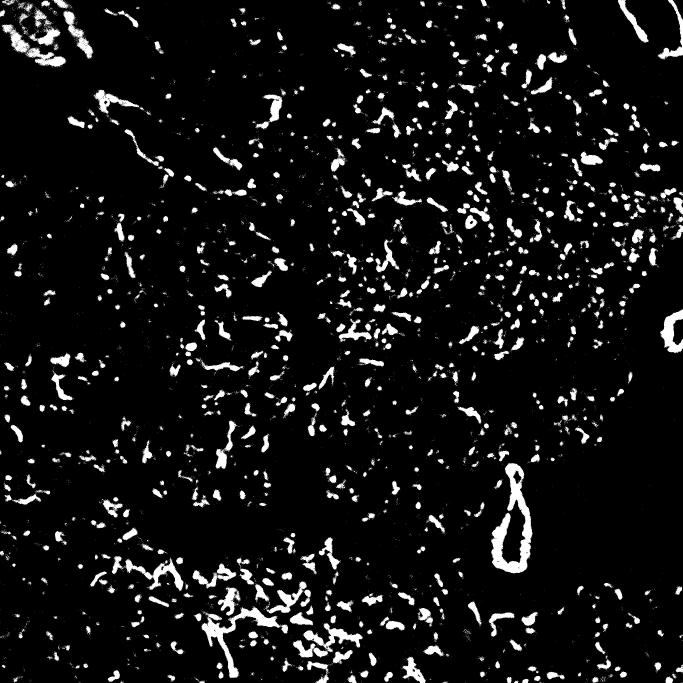
#> input picture images/6 images/MASK_SK658 Slobe ch010092.jpg, 2048 x 2048 px, found by its file name (shown at 1/3 size)
$ python updatedmain.py
#> lines starting #> are read from the running program, lines starting #| are printed output that depends on the picture; after the words box and inside, x2 and y2 are one past the last pixel; in counts of white or black regions, pixels touching at a corner belong together
import cv2
import numpy as np
import pandas as pd
import matplotlib.pyplot as plt
import time

start = time.perf_counter()

# -----------------------------
# INPUT DATA
# -----------------------------

filenames = [
    r"/Users/amelialuongo/Desktop/comp bme/Module-3-Fibrosis/images/6 images/MASK_SK658 Slobe ch010092.jpg",
    r"/Users/amelialuongo/Desktop/comp bme/Module-3-Fibrosis/images/6 images/MASK_SK658 Slobe ch010068.jpg",
    r"/Users/amelialuongo/Desktop/comp bme/Module-3-Fibrosis/images/6 images/MASK_SK658 Slobe ch010098.jpg",
    r"/Users/amelialuongo/Desktop/comp bme/Module-3-Fibrosis/images/6 images/MASK_SK658 Slobe ch010118.jpg",
    r"/Users/amelialuongo/Desktop/comp bme/Module-3-Fibrosis/images/6 images/MASK_SK658 Slobe ch010135.jpg",
    r"/Users/amelialuongo/Desktop/comp bme/Module-3-Fibrosis/images/6 images/MASK_SK658 Slobe ch010104.jpg",
]

depths = [10000,
    9800,
    10000,
    9900,
    9500,
    9700]

# -----------------------------
# VALIDATION
# -----------------------------

if len(filenames) != len(depths):
    raise ValueError("Number of filenames must match number of depths!")

# -----------------------------
# PROCESS IMAGES
# -----------------------------

results = []

for filename, depth in zip(filenames, depths):
    img = cv2.imread(filename, 0)
#> img is the input picture: shape (2048, 2048); min 0, max 255, mean 20

    if img is None:
        print(f"⚠️ Warning: Could not load image: {filename}")
        continue

    # Convert to binary
    _, binary = cv2.threshold(img, 127, 255, cv2.THRESH_BINARY)
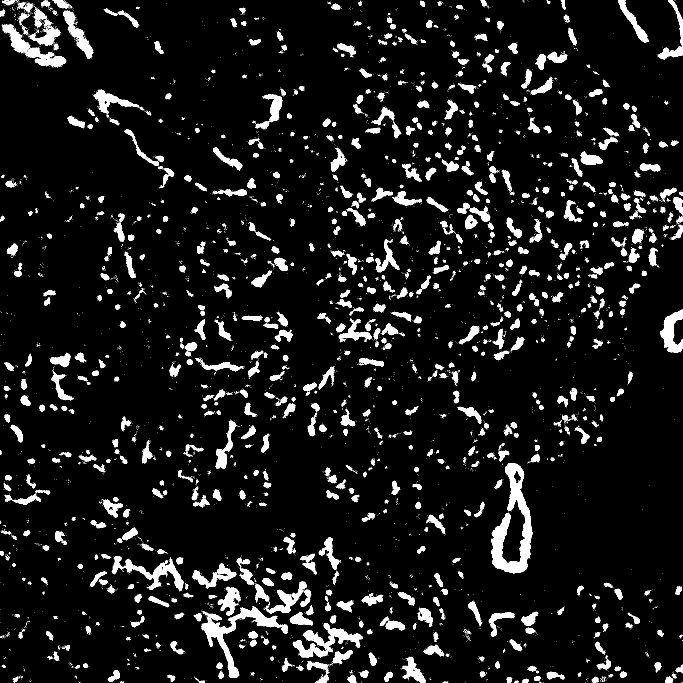
#> binary: shape (2048, 2048) (shown at 1/3 size); 7.8% white; 7552 white regions (6629 under 20 px), largest, box (x1, y1, x2, y2) and area: (1473, 1389, 1598, 1720) 15800, (605, 1820, 864, 2034) 10104, (373, 1675, 551, 1774) 4830

    # Count pixels
    white = np.sum(binary == 255)
#> white = 328891
    black = np.sum(binary == 0)
#> black = 3865413
    total = white + black
#> total = 4194304

    # Avoid divide-by-zero
    white_percent = (100 * white / total) if total > 0 else 0
#> white_percent = 7.84

    # Store results
    results.append({
        "Filename": filename,
        "Depth": depth,
        "White Pixels": white,
        "Black Pixels": black,
        "White Percent": white_percent
    })

    # Print nicely
    print(f"\n📄 {filename}")
    print(f"Depth: {depth} microns")
    print(f"White pixels: {white}")
#| White pixels: 328891
    print(f"Black pixels: {black}")
#| Black pixels: 3865413
    print(f"White %: {white_percent:.2f}%")
#| White %: 7.84%
#> pass 2 of the loop `for filename, depth in zip(filenames, depths):`:
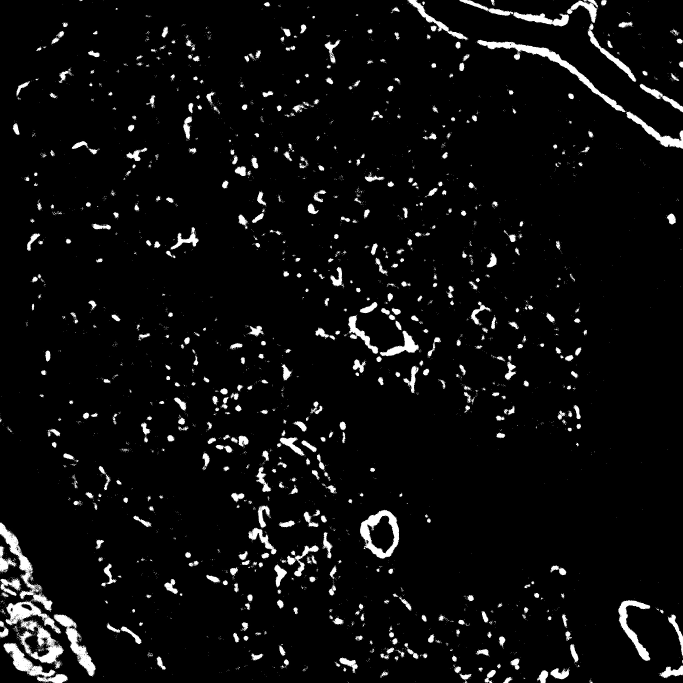
#> input picture images/6 images/MASK_SK658 Slobe ch010068.jpg, 2048 x 2048 px, found by its file name (shown at 1/3 size)
#> img is the input picture: shape (2048, 2048); min 0, max 255, mean 13.1
#> `_, binary = cv2.threshold(img, 127, 255, cv2.THRESH_BINARY)`:
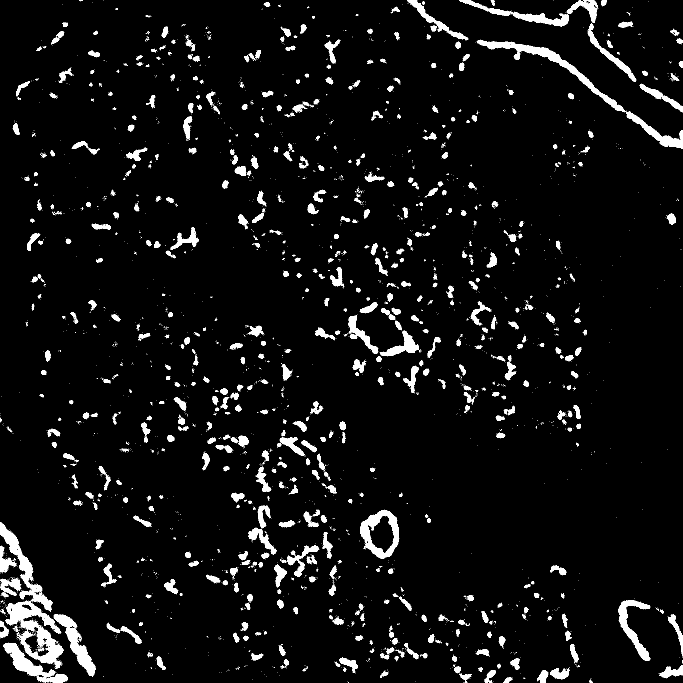
#> binary: shape (2048, 2048) (shown at 1/3 size); 5.1% white; 5131 white regions (4494 under 20 px), largest, box (x1, y1, x2, y2) and area: (17, 1803, 192, 2006) 11386, (1432, 119, 1876, 337) 8815, (0, 1567, 158, 1835) 6892
#> white = 214773
#> black = 3979531
#> white_percent = 5.12
#| White pixels: 214773
#| Black pixels: 3979531
#| White %: 5.12%
#> pass 3 of the loop `for filename, depth in zip(filenames, depths):`:
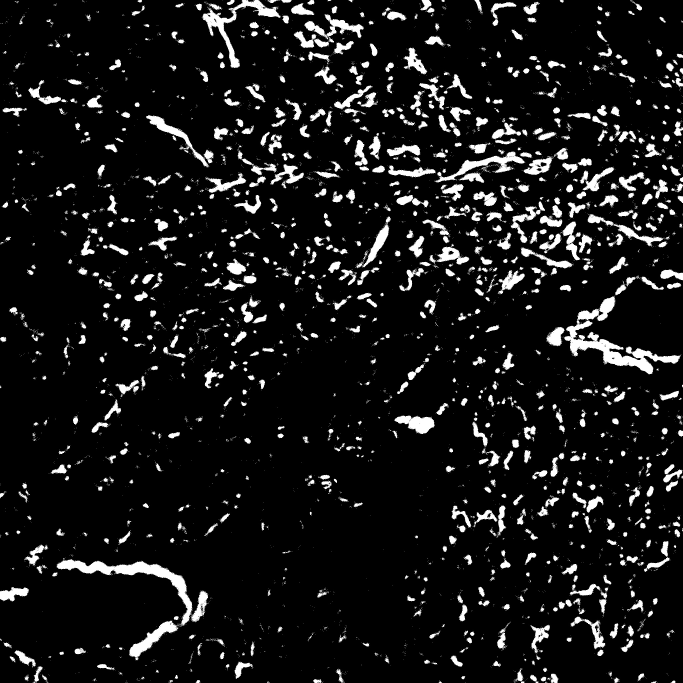
#> input picture images/6 images/MASK_SK658 Slobe ch010098.jpg, 2048 x 2048 px, found by its file name (shown at 1/3 size)
#> img is the input picture: shape (2048, 2048); min 0, max 255, mean 23.4
#> `_, binary = cv2.threshold(img, 127, 255, cv2.THRESH_BINARY)`:
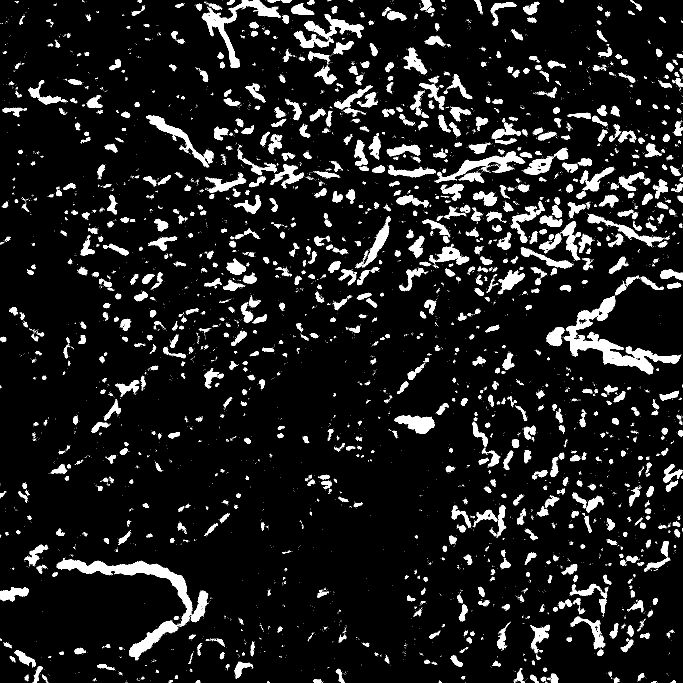
#> binary: shape (2048, 2048) (shown at 1/3 size); 9.1% white; 7686 white regions (6592 under 20 px), largest, box (x1, y1, x2, y2) and area: (1692, 889, 2043, 1123) 17678, (169, 1678, 577, 1877) 13072, (605, 0, 843, 204) 8115
#> white = 383479
#> black = 3810825
#> white_percent = 9.14
#| White pixels: 383479
#| Black pixels: 3810825
#| White %: 9.14%
#> the loop made 6 passes; the first 3 are shown

# -----------------------------
# SAVE TO CSV
# -----------------------------

df = pd.DataFrame(results)
df.to_csv("Percent_White_Pixels.csv", index=False)

print("\n✅ CSV file 'Percent_White_Pixels.csv' created.")

end = time.perf_counter()
print(f"\n⏱️ Total runtime: {end - start:.4f} seconds")


'''
# -----------------------------
# OPTIONAL: PLOT RESULTS
# -----------------------------

plt.figure()
plt.scatter(df["Depth"], df["White Percent"])
plt.xlabel("Depth (microns)")
plt.ylabel("White Pixels (%)")
plt.title("White Pixel Percentage vs Depth")
plt.grid()
plt.show()
'''
